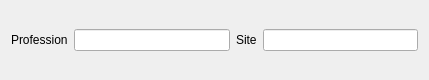
<?xml version="1.0" encoding="UTF-8"?>
<ui version="4.0">
 <class>BaseWidgets::Internal::BaseFormWidget</class>
 <widget class="QWidget" name="BaseWidgets::Internal::BaseFormWidget">
  <property name="geometry">
   <rect>
    <x>0</x>
    <y>0</y>
    <width>429</width>
    <height>80</height>
   </rect>
  </property>
  <property name="windowTitle">
   <string/>
  </property>
  <layout class="QGridLayout" name="gridLayout">
   <item row="0" column="0">
    <widget class="QLabel" name="profLabel">
     <property name="text">
      <string>Profession</string>
     </property>
    </widget>
   </item>
   <item row="0" column="1">
    <widget class="QLineEdit" name="profEdit"/>
   </item>
   <item row="0" column="2">
    <widget class="QLabel" name="profSiteLabel">
     <property name="text">
      <string>Site</string>
     </property>
    </widget>
   </item>
   <item row="0" column="3">
    <widget class="QLineEdit" name="profSiteEdit"/>
   </item>
  </layout>
 </widget>
 <resources/>
 <connections/>
</ui>
